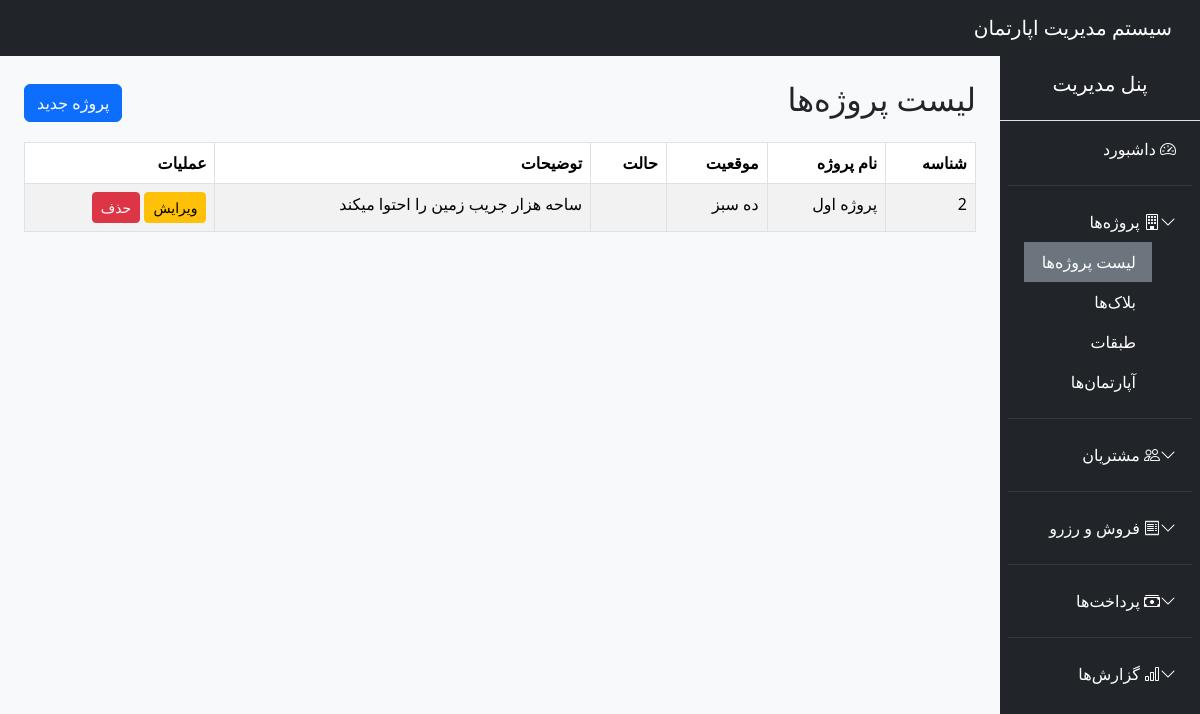
Screenshot of /public/?route=projects (signed in) with the database file from the repository.
### tables this page shows
CREATE TABLE `projects` (
  `id` int(11) NOT NULL,
  `name` varchar(100) NOT NULL,
  `location` varchar(255) DEFAULT NULL,
  `description` text DEFAULT NULL,
  `created_at` timestamp NOT NULL DEFAULT current_timestamp(),
  `status` enum('ACTIVE','INACTIVE','COMPLETED') NOT NULL DEFAULT 'ACTIVE'
);

### app/core/Controller.php (called while the page is built, shortened)
<?php
class Controller {
    protected function view($view, $data = []) {
        extract($data);
        require "../app/views/$view.php";
    }
    protected function model($model) {
        return new $model;
    }
}

### app/controllers/ProjectController.php (called while the page is built, shortened)
<?php
class ProjectController extends Controller
{
    public function index()
    {
        $projectModel = $this->model("Project");
        $projects = $projectModel->all();
        $this->view("projects/index", compact('projects', 'page_title'));
    }
}

### public/index.php (called while the page is built, shortened)
<?php
require_once "../app/core/Database.php";
require_once "../app/core/Controller.php";
require_once "../app/core/Model.php";
require_once "../routes/web.php";

### config/config.php (called while the page is built)
<?php
return [
    'db' => [
        'host' => 'localhost',
        'dbname' => 'apartment_system',
        'user' => 'root',
        'pass' => ''
    ]
];

### app/core/Database.php (called while the page is built, shortened)
<?php
class Database {
    private static $instance = null;
    private function __construct() {
        $config = require __DIR__ . '/../../config/config.php';
        $dsn = "mysql:host={$config['db']['host']};dbname={$config['db']['dbname']};charset=utf8mb4";
        try {
            $this->pdo = new PDO($dsn, $config['db']['user'], $config['db']['pass']);
        } catch (PDOException $e) {
            die("DB Connection Failed: " . $e->getMessage());
        }
    }
    public static function connect() {
        if (self::$instance === null) {
            self::$instance = new Database();
        }
        return self::$instance->pdo;
    }
}

### app/core/Model.php (called while the page is built, shortened)
<?php
class Model {
    public function __construct() {
        $this->db = Database::connect();
    }
}

### app/models/Project.php (called while the page is built, shortened)
<?php
class Project extends Model
{
    protected $table = 'projects';
    public function all()
    {
        $stmt = $this->db->query("SELECT * FROM {$this->table} ORDER BY id DESC");
        return $stmt->fetchAll(PDO::FETCH_ASSOC);
    }
}

### app/views/projects/index.php (the view)
<?php require "../app/views/layouts/header.php"; ?>
<?php require "../app/views/layouts/sidebar.php"; ?>
<div class="d-flex justify-content-between align-items-center mb-3">
    <h2>لیست پروژه‌ها</h2>
    <a href="/apartment_system/public/?route=projects_create" class="btn btn-primary">پروژه جدید</a>
</div>
<table class="table table-bordered table-striped">
    <thead>
        <tr>
            <th>شناسه</th>
            <th>نام پروژه</th>
            <th>موقعیت</th>
            <th>حالت</th>
            <th>توضیحات</th>
            <th>عملیات</th>
        </tr>
    </thead>
    <tbody>
    <?php if (!empty($projects)): ?>
        <?php foreach ($projects as $project): ?>
            <tr>
                <td><?= htmlspecialchars($project['id']) ?></td>
                <td><?= htmlspecialchars($project['name']) ?></td>
                <td><?= htmlspecialchars($project['location']) ?></td>
                <td><?= htmlspecialchars($project['status']) ?></td>
                <td><?= nl2br(htmlspecialchars($project['description'])) ?></td>
                <td>
                    <a href="/apartment_system/public/?route=projects_edit&id=<?= $project['id'] ?>" class="btn btn-sm btn-warning">ویرایش</a>
                    <a href="/apartment_system/public/?route=projects_delete&id=<?= $project['id'] ?>" class="btn btn-sm btn-danger" onclick="return confirm('حذف شود؟');">حذف</a>
                </td>
            </tr>
        <?php endforeach; ?>
    <?php else: ?>
        <tr><td colspan="5">هیچ پروژه‌ای ثبت نشده است.</td></tr>
    <?php endif; ?>
    </tbody>
</table>
<?php require "../app/views/layouts/footer.php"; ?>

### rows the page displays
projects: id "2", name "پروژه اول", location "ده سبز", description "ساحه هزار جریب زمین را احتوا میکند"
